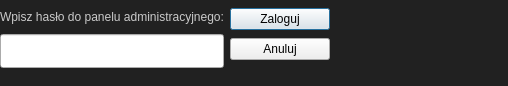
<?xml version="1.0" encoding="UTF-8"?>
<ui version="4.0">
 <class>PasswordDialog</class>
 <widget class="QDialog" name="PasswordDialog">
  <property name="geometry">
   <rect>
    <x>0</x>
    <y>0</y>
    <width>508</width>
    <height>86</height>
   </rect>
  </property>
  <property name="windowTitle">
   <string>Dialog</string>
  </property>
  <property name="styleSheet">
   <string notr="true">QDialog {
background: rgb(33, 33, 33);
color:white;
}</string>
  </property>
  <widget class="QWidget" name="widget_3" native="true">
   <property name="geometry">
    <rect>
     <x>0</x>
     <y>0</y>
     <width>330</width>
     <height>68</height>
    </rect>
   </property>
   <property name="sizePolicy">
    <sizepolicy hsizetype="Expanding" vsizetype="Expanding">
     <horstretch>1</horstretch>
     <verstretch>1</verstretch>
    </sizepolicy>
   </property>
   <property name="styleSheet">
    <string notr="true">#passworddialog{
background: rgb(21, 21, 21);
color:white;
border: 4px solid rgb(34, 98, 108);
border-radius: 10px;
}</string>
   </property>
   <layout class="QFormLayout" name="formLayout">
    <item row="0" column="0">
     <widget class="QWidget" name="widget" native="true">
      <property name="sizePolicy">
       <sizepolicy hsizetype="Expanding" vsizetype="Expanding">
        <horstretch>2</horstretch>
        <verstretch>2</verstretch>
       </sizepolicy>
      </property>
      <property name="minimumSize">
       <size>
        <width>100</width>
        <height>0</height>
       </size>
      </property>
      <layout class="QVBoxLayout" name="verticalLayout">
       <property name="spacing">
        <number>0</number>
       </property>
       <property name="leftMargin">
        <number>0</number>
       </property>
       <property name="topMargin">
        <number>0</number>
       </property>
       <property name="rightMargin">
        <number>0</number>
       </property>
       <property name="bottomMargin">
        <number>0</number>
       </property>
       <item>
        <widget class="QLabel" name="label">
         <property name="sizePolicy">
          <sizepolicy hsizetype="Expanding" vsizetype="Expanding">
           <horstretch>2</horstretch>
           <verstretch>2</verstretch>
          </sizepolicy>
         </property>
         <property name="minimumSize">
          <size>
           <width>100</width>
           <height>0</height>
          </size>
         </property>
         <property name="styleSheet">
          <string notr="true">color: rgb(202, 202, 202);
font-size:12px;</string>
         </property>
         <property name="text">
          <string>Wpisz hasło do panelu administracyjnego:</string>
         </property>
        </widget>
       </item>
       <item>
        <widget class="QLineEdit" name="passwordEdit">
         <property name="sizePolicy">
          <sizepolicy hsizetype="Expanding" vsizetype="Expanding">
           <horstretch>2</horstretch>
           <verstretch>2</verstretch>
          </sizepolicy>
         </property>
         <property name="minimumSize">
          <size>
           <width>100</width>
           <height>0</height>
          </size>
         </property>
         <property name="styleSheet">
          <string notr="true"/>
         </property>
        </widget>
       </item>
      </layout>
     </widget>
    </item>
    <item row="0" column="1">
     <widget class="QWidget" name="widget_2" native="true">
      <property name="sizePolicy">
       <sizepolicy hsizetype="Expanding" vsizetype="Expanding">
        <horstretch>1</horstretch>
        <verstretch>1</verstretch>
       </sizepolicy>
      </property>
      <layout class="QVBoxLayout" name="verticalLayout_2">
       <property name="spacing">
        <number>0</number>
       </property>
       <property name="leftMargin">
        <number>0</number>
       </property>
       <property name="topMargin">
        <number>0</number>
       </property>
       <property name="rightMargin">
        <number>0</number>
       </property>
       <property name="bottomMargin">
        <number>0</number>
       </property>
       <item>
        <widget class="QPushButton" name="pushButton">
         <property name="text">
          <string>Zaloguj</string>
         </property>
        </widget>
       </item>
       <item>
        <widget class="QPushButton" name="pushButton_2">
         <property name="text">
          <string>Anuluj</string>
         </property>
        </widget>
       </item>
      </layout>
     </widget>
    </item>
   </layout>
  </widget>
 </widget>
 <resources/>
 <connections/>
</ui>
